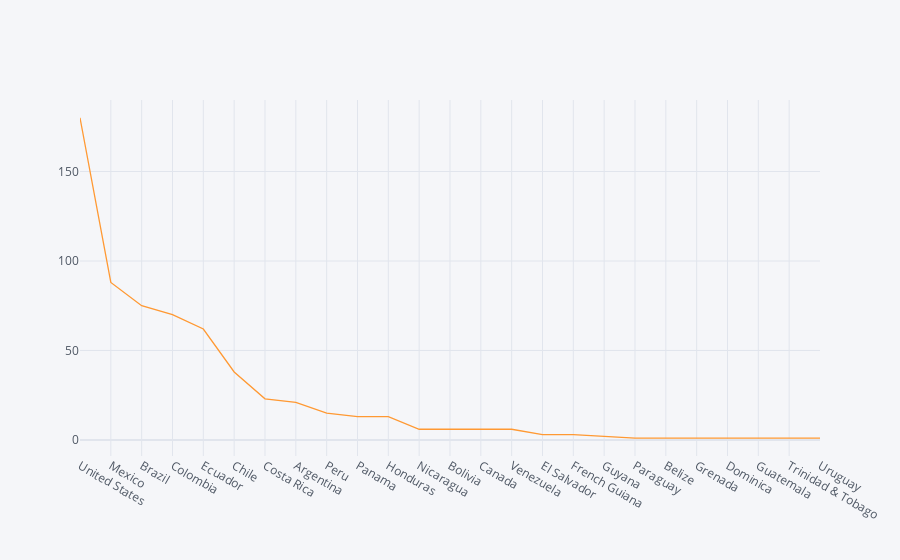

The cell this chart's notebook holds for it:
### Code cell
import matplotlib.pyplot as plt
import plotly.graph_objs as go
import chart_studio.plotly as py
import plotly.figure_factory as ff
from plotly.offline import iplot
import cufflinks
cufflinks.go_offline()
cufflinks.set_config_file(world_readable=True, theme='pearl')

#cantidad de audios por pais
database['cnt'].value_counts().iplot()

### Figure 1 — Plotly figure (JSON) as saved in the notebook; plotly's stock layout.template omitted (floating-point values rounded to 4 significant figures)
{"data": [{"line": {"color": "rgba(255, 153, 51, 1.0)", "dash": "solid", "shape": "linear", "width": 1.3}, "mode": "lines", "name": "cnt", "text": "", "type": "scatter", "x": ["United States", "Mexico", "Brazil", "Colombia", "Ecuador", "Chile", "Costa Rica", "Argentina", "Peru", "Panama", "Honduras", "Nicaragua", "Bolivia", "Canada", "Venezuela", "El Salvador", "French Guiana", "Guyana", "Paraguay", "Belize", "Grenada", "Dominica", "Guatemala", "Trinidad & Tobago", "Uruguay"], "y": [180, 88, 75, 70, 62, 38, 23, 21, 15, 13, 13, 6, 6, 6, 6, 3, 3, 2, 1, 1, 1, 1, 1, 1, 1]}], "layout": {"legend": {"bgcolor": "#F5F6F9", "font": {"color": "#4D5663"}}, "paper_bgcolor": "#F5F6F9", "plot_bgcolor": "#F5F6F9", "title": {"font": {"color": "#4D5663"}}, "xaxis": {"gridcolor": "#E1E5ED", "showgrid": true, "tickfont": {"color": "#4D5663"}, "title": {"font": {"color": "#4D5663"}, "text": ""}, "zerolinecolor": "#E1E5ED"}, "yaxis": {"gridcolor": "#E1E5ED", "showgrid": true, "tickfont": {"color": "#4D5663"}, "title": {"font": {"color": "#4D5663"}, "text": ""}, "zerolinecolor": "#E1E5ED"}}}
